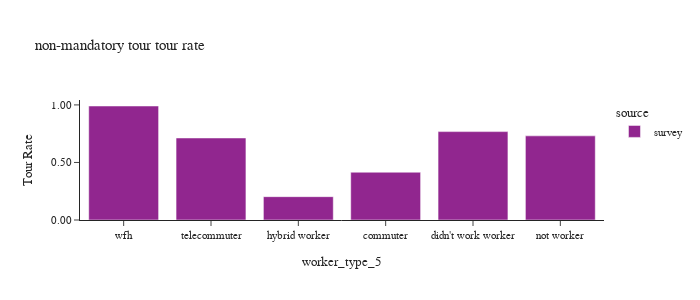

This figure's notebook cell:
### Markdown cell above
- non-mandatory tour calculation:

`survey_person_day['non_mandatory_tours'] = survey_person_day['estours']+survey_person_day['pbtours']+survey_person_day['shtours']+survey_person_day['mltours']+survey_person_day['sotours']+survey_person_day['retours']+survey_person_day['metours']`

### Code cell
df_plot = calc_rates(survey_person_day,'non_mandatory_tours')

plot_tour_rate(df_plot, 'non_mandatory_tours', "non-mandatory tour tour rate")

### Figure 1 — Plotly figure (JSON) as saved in the notebook; plotly's stock layout.template omitted (floating-point values rounded to 4 significant figures)
{"data": [{"alignmentgroup": "True", "customdata": [[307100.0, 739800.0], [225500.0, 293700.0], [38430.0, 189500.0], [1146000.0, 1568000.0], [113200.0, 158900.0], [210700.0, 212700.0]], "hovertemplate": "source=survey<br>worker_type_5=%{x}<br>non_mandatory_tours_rate=%{y}<br>non_mandatory_tours_wt=%{customdata[0]}<br>pdexpfac_sum=%{customdata[1]}<extra></extra>", "legendgroup": "survey", "marker": {"color": "#91268F", "pattern": {"shape": ""}}, "name": "survey", "offsetgroup": "survey", "orientation": "v", "showlegend": true, "textposition": "auto", "type": "bar", "x": ["commuter", "didn't work worker", "hybrid worker", "not worker", "telecommuter", "wfh"], "xaxis": "x", "y": [0.4152, 0.768, 0.2028, 0.731, 0.7127, 0.9906], "yaxis": "y"}], "layout": {"barmode": "group", "font": {"size": 11}, "height": 300, "legend": {"title": {"text": "source"}, "tracegroupgap": 0}, "title": {"text": "non-mandatory tour tour rate"}, "width": 700, "xaxis": {"anchor": "y", "categoryarray": ["wfh", "telecommuter", "hybrid worker", "commuter", "didn't work worker"], "categoryorder": "array", "domain": [0, 1], "title": {"text": "worker_type_5"}}, "yaxis": {"anchor": "x", "domain": [0, 1], "tickformat": ".2f", "title": {"text": "Tour Rate"}}}}
